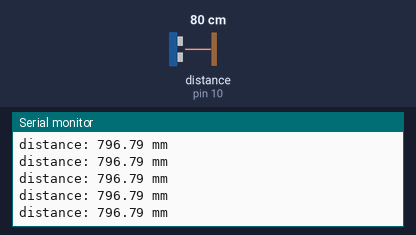
The sketch below on a simulated Arduino Uno, built with avr-gcc and run on an emulated ATmega328P. On the bench: the last lines printed to the serial monitor. Wiring (inferred from the names in the program): ultrasonic range finder: trigger pin 11; echo pin 10. Inputs (shaded band) come from the test bench; at power-on: distance to the obstacle (sensor on pin 10) 80 cm. The echo pulse lasts 58.3 µs per cm.

Above: at 1.2 s.
1.3 s: distance to the obstacle (sensor on pin 10) set to 250 cm
At 1.39 s:
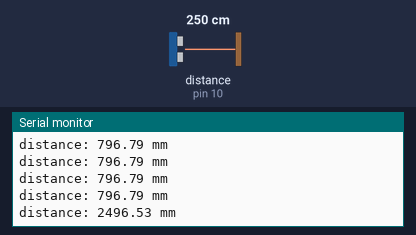
4.3 s: distance to the obstacle (sensor on pin 10) set to 2 cm
At 4.39 s:
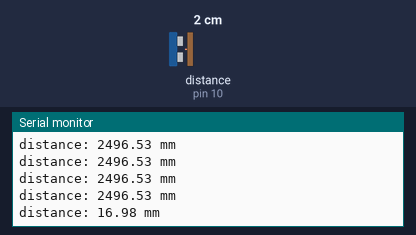
Timing chart, 0 to 7.3 s (numbered marks = the images above; inputs shaded):
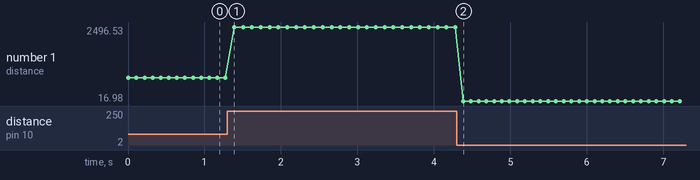

Measured:
- after the input at 1.3 s, the serial monitor: prints a new line after 0.09 s (image 1)
- after the input at 4.3 s, the serial monitor: prints a new line after 0.08 s (image 2)
- plotted number 1: 796.79 → 2496.53 after the input at 1.3 s, 2496.53 → 16.98 after the input at 4.3 s

The sketch:

Flood_Dog_Test_JSN-SR04T.ino
```cpp
/*
  JSN-SR04T-V3.0 Ultrasonic Sensor - Mode 0 Demo
  srt04-mode0.ino
  Uses JSN-SR04T-V3.0 Ultrasonic Sensor
  Displays on Serial Monitor

  Mode 0 is default mode with no jumpers or resistors (emulates HC-SR04)

  Original: DroneBot Workshop 2021
  https://dronebotworkshop.com
*/

// Define connections to sensor
#define ECHOPIN 10
#define TRIGPIN 11

// Floats to calculate distance
float duration, distance;

void setup() {
  // Set up serial monitor
  Serial.begin(9600);

  // Set pinmodes for sensor connections
  pinMode(ECHOPIN, INPUT);
  pinMode(TRIGPIN, OUTPUT);
}

void loop() {
  // Set the trigger pin LOW for 2uS
  digitalWrite(TRIGPIN, LOW);
  delayMicroseconds(2);

  // Set the trigger pin HIGH for 20us to send pulse
  digitalWrite(TRIGPIN, HIGH);
  delayMicroseconds(20);

  // Return the trigger pin to LOW
  digitalWrite(TRIGPIN, LOW);

  // Measure the width of the incoming pulse
  duration = pulseIn(ECHOPIN, HIGH);

  // Determine distance from duration
  // Use 343 metres per second as speed of sound
  // Divide by 1000 as we want millimeters

  distance = (duration / 2) * 0.343;

  // Print result to serial monitor
  Serial.print("distance: ");
  Serial.print(distance);
  Serial.println(" mm");

  // Delay before repeating measurement
  delay(100);
}
```
